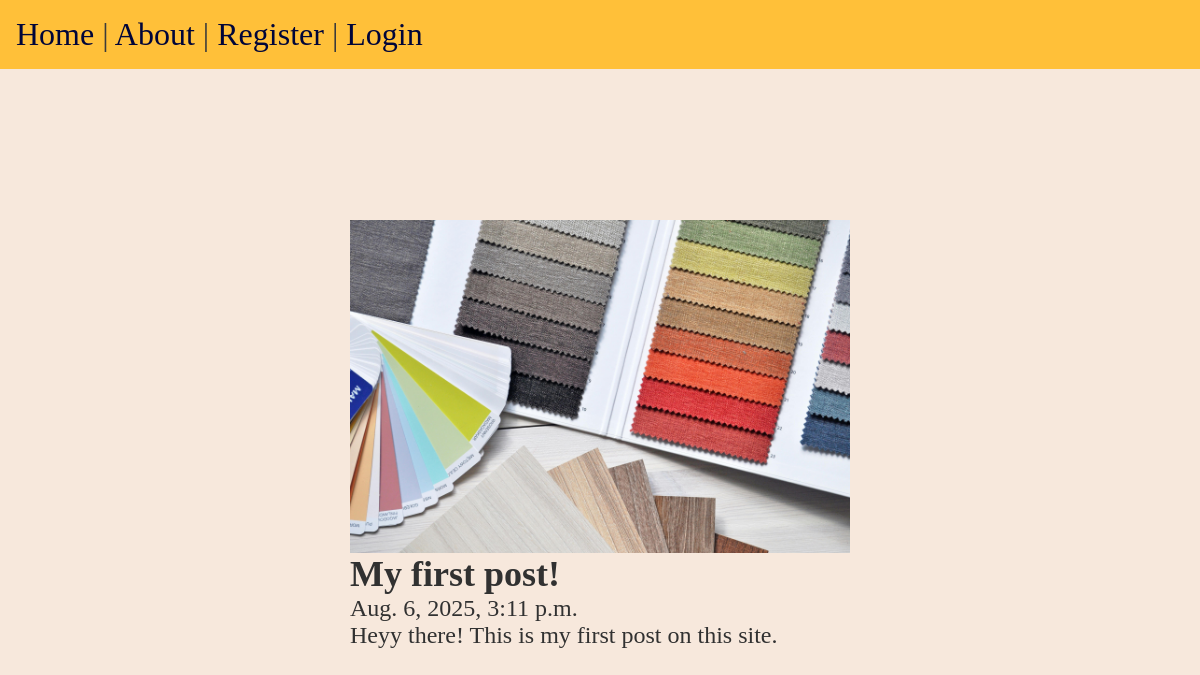
Screenshot of /posts/user1-post0 with the database file from the repository.
### posts/models.py (models this page shows, shortened)
class Post(models.Model):
    title = models.CharField(max_length=75)
    body = models.TextField()
    slug = models.SlugField()
    date = models.DateTimeField(auto_now_add=True)
    banner = models.ImageField(default='fallback.png', blank=True)
    author = models.ForeignKey(User, on_delete=models.CASCADE, default=None)

### posts/views.py (the view)
# urls.py: path('<slug:slug>', views.post_page, name='page'),
def post_page(request, slug):
    post = Post.objects.get(slug=slug)
    return render(request, 'posts/post_page.html', {'post':post})

### posts/templates/posts/post_page.html (shortened to what this page needs)
{% extends "layout.html" %}
{% block content %}
    <section>
        <img class="banner"
            src="{{ post.banner.url }}"
            alt = "{{ post.title }}"/>
        <h1>{{ post.title }}</h1>
        <p>{{post.date}}</p>
        <p>{{post.body}}</p>
    </section>
{% endblock %}

### static/css/style.css (style rules this page uses)
* { margin: 0; padding: 0; box-sizing: border-box; }
body { min-height: 100vh; display: flex; flex-flow: column; font-size: 1.5rem; background-color: rgb(247, 232, 220); color: rgb(49, 49, 49); }
h1, h2, h3, h4, h5, h6, p { text-align: left; }
.banner { display: block; width: 100%; max-width: 500px; }

### rows the page displays
Post: banner (picture), title "My first post!", date "Aug. 6, 2025, 3:11 p.m.", body "Heyy there! This is my first post on this site."
